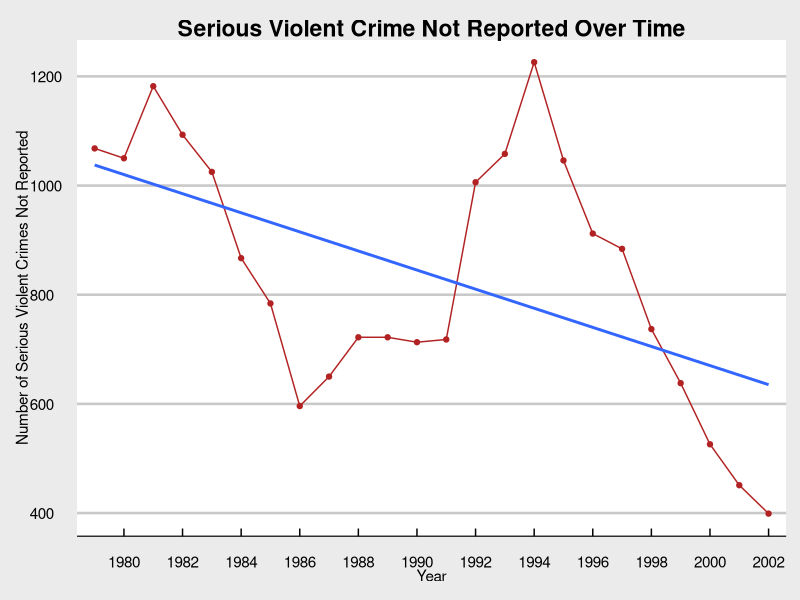
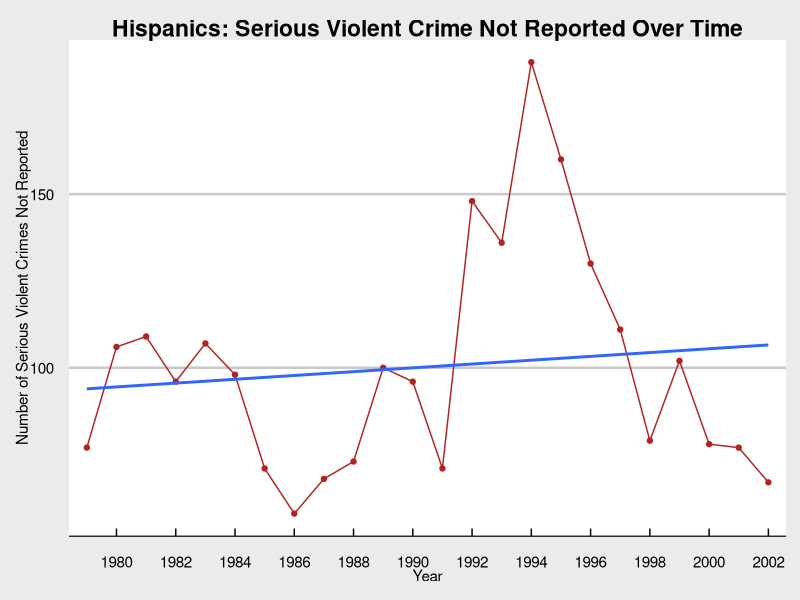
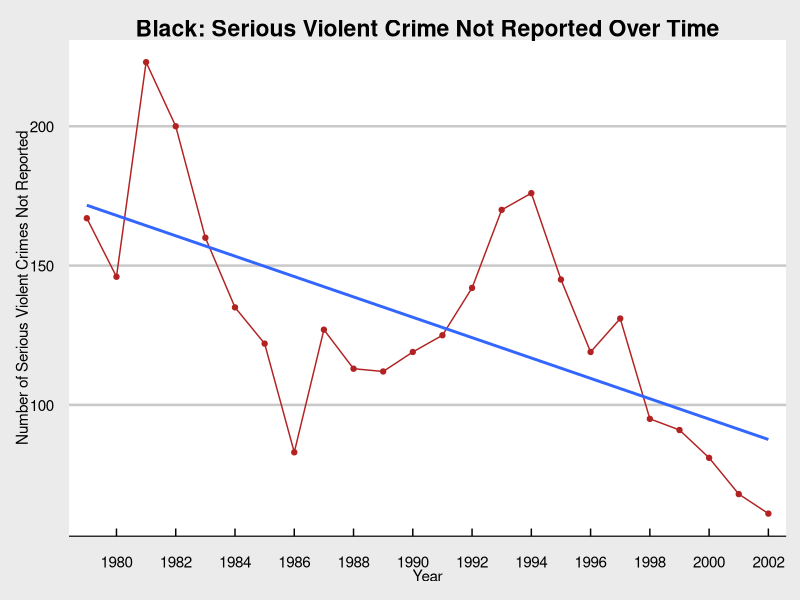
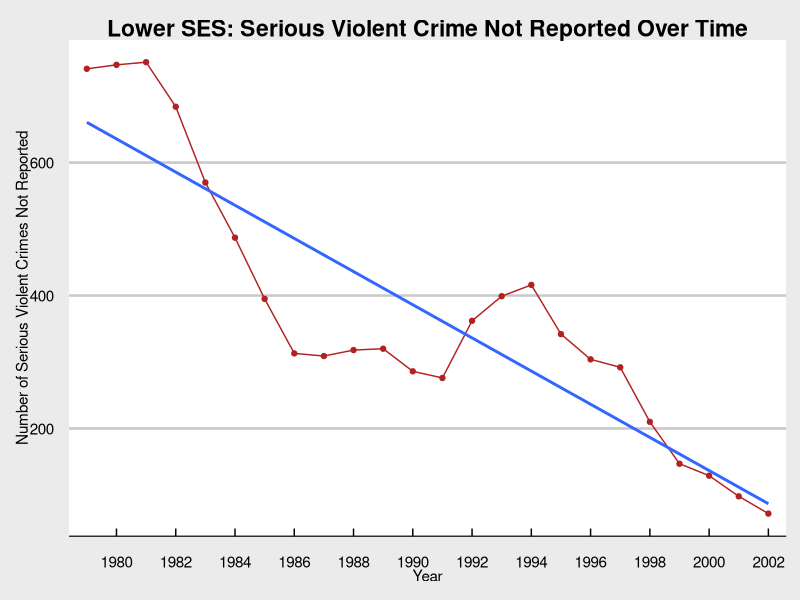
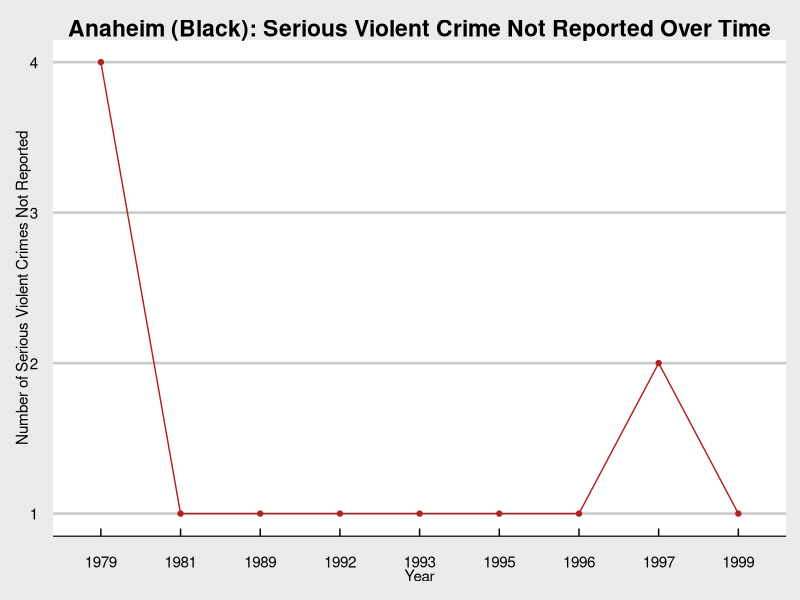
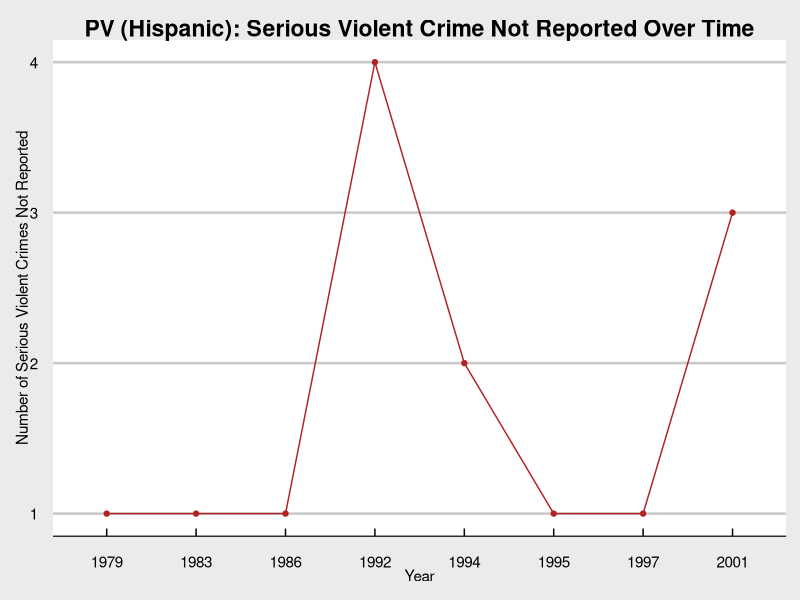

Here is the R script that generated these plots, in order:
## ---- chunk 1

#Set Working Directory to where you would like to pull the original data file from

setwd("C:/Users/ernes/Google Drive/PS239T/NCVS/ICPSR_04576/DS0002/")

#Good practice just to clean up environment before carrying on

rm(list=ls())

#Loading Libraries 

#Used for data visualization

library(ggplot2) 

#Loaded in order to use rename function

library(plyr)

#Used for data visualization, largely for aesthetic purposes/personal preference. 

library(ggthemes) 

## ---- chunk 2
#Loading Data Sets

#For more information on what these data sets contain please see "Part 3: Saving Cleaned Data" in the .rmd file "01_data-cleaning"

ncvs <- read.csv(file = "clean-ncvs.csv")

ncvs_income <- read.csv(file = "clean-ncvs-income.csv")

ncvs_black <- read.csv(file = "clean-ncvs-black.csv")

ncvs_hispanic <- read.csv(file = "clean-ncvs-hispanic.csv")

## ---- chunk 3

#First I created a seperate data set which included the number of serious crimes per year, I did this by using the data from a table then converting it to a data frame.

serious_plot <- table(ncvs$year)

serious_plot <- as.data.frame(serious_plot)

#Just for ease of use I renamed the variables so that they would make more sense. 'Year' is the years from 1979 to 2002 and 'serious' is the number of serious violent crimes not reported to the police

serious_plot <- rename(serious_plot, c("Var1" = "year", "Freq" = "serious"))


#Plot containing serious violent crimes not reported. I used ggplot and added some flair by adding color and a theme. I also added a regression line using geom_smooth in order to highlight the relationship overtime. 

#scale_x_discrete() is included in order to make the dates more presentable, initially I intended to space the x-axis ticks out more, however, since there were many dates I decided to only list every other year but data points for every year are still included. 

#I saved my plot under a name so that I could more easily save it in the end

plot_a <- ggplot(serious_plot, aes(year, serious, group = 1))+
            geom_line(color= "firebrick")+
            geom_point(color= "firebrick")+
            geom_smooth(method= "lm", se = FALSE)+
            theme_economist_white()+ #theme used to add aesthetic
            scale_x_discrete(breaks = c(1980, 1982, 1984, 1986, 1988, 1990, 1992, 1994, 1996, 1998, 2000, 2002)) +
            labs(x = "Year", y = "Number of Serious Violent Crimes Not Reported")+
            ggtitle("Serious Violent Crime Not Reported Over Time")+
            theme(plot.title = element_text(hjust=.5)) #used to center title

#View my plot

plot_a

#ncvs_reg refers to hispanic regression. This was done to see how strong the relationship is as plotted. The function glm refers to generalized linear models, for more information see https://www.statmethods.net/advstats/glm.html.

ncvs_reg <- glm(year ~ serious, data = serious_plot, family=binomial(link="logit"))

#Once I have glm set, I use the summary function in order to provide me with the p-value.
summary(ncvs_reg)

## ---- chunk 4

#Here is the plot for serious violent crime not reported among Hispanics. Since this was not under the race cataegory, it is important to note that some overlap can be found with other races.

his_plot <- table(ncvs_hispanic$year)
his_plot <- as.data.frame(his_plot)

his_plot <- rename(his_plot, c("Var1" = "year", "Freq" = "serious"))

plot_b <- ggplot(his_plot, aes(year, serious, group = 1))+
            geom_line(color= "firebrick")+
            geom_point(color= "firebrick")+
            geom_smooth(method= "lm", se = FALSE)+
            theme_economist_white()+
            scale_x_discrete(breaks = c(1980, 1982, 1984, 1986, 1988, 1990, 1992, 1994, 1996, 1998, 2000, 2002)) +
            labs(x = "Year", y = "Number of Serious Violent Crimes Not Reported")+
            ggtitle("Hispanics: Serious Violent Crime Not Reported Over Time")+
            theme(plot.title = element_text(hjust=.5))

#View plot

plot_b

#his_reg refers to hispanic regression. This was done to see how strong the relationship is as plotted. The function glm refers to generalized linear models, for more information see https://www.statmethods.net/advstats/glm.html.

his_reg <- glm(year ~ serious, data = his_plot, family=binomial(link="logit"))

#Once I have glm set, I use the summary function in order to provide me with the p-value.
summary(his_reg)

## ---- chunk 5
#Here is the plot for serious violent crime not reported among Blacks. It is important to note that some overlap can be found with those who fall under the category of Hispanic since the race and hispanic category are separate, in other words, someone can be Black and hispanic etc.

black_plot <- table(ncvs_black$year)
black_plot <- as.data.frame(black_plot)

black_plot <- rename(black_plot, c("Var1" = "year", "Freq" = "serious"))

plot_c <- ggplot(black_plot, aes(year, serious, group = 1))+
            geom_line(color= "firebrick")+
            geom_point(color= "firebrick")+
            geom_smooth(method= "lm", se = FALSE)+
            theme_economist_white()+
            scale_x_discrete(breaks = c(1980, 1982, 1984, 1986, 1988, 1990, 1992, 1994, 1996, 1998, 2000, 2002)) +
            labs(x = "Year", y = "Number of Serious Violent Crimes Not Reported")+
            ggtitle("Black: Serious Violent Crime Not Reported Over Time")+
            theme(plot.title = element_text(hjust=.5))

#View Plot
 
plot_c

#black_reg refers to black regression. This was done to see how strong the relationship is as plotted. The function glm refers to generalized linear models, for more information see https://www.statmethods.net/advstats/glm.html.

black_reg <- glm(year ~ serious, data = black_plot, family=binomial(link="logit"))

#Once I have glm set, I use the summary function in order to provide me with the p-value.
summary(black_reg)
## ---- chunk 6
#Here is the plot for serious violent crime not reported among individuals coming from low income households. The processes below are almost identitical to the plots provided above. 

income_plot <- table(ncvs_income$year)
income_plot <- as.data.frame(income_plot)

income_plot <- rename(income_plot, c("Var1" = "year", "Freq" = "serious"))

plot_d <- ggplot(income_plot, aes(year, serious, group = 1))+
            geom_line(color= "firebrick")+
            geom_point(color= "firebrick")+
            geom_smooth(method= "lm", se = FALSE)+
            theme_economist_white()+
            scale_x_discrete(breaks = c(1980, 1982, 1984, 1986, 1988, 1990, 1992, 1994, 1996, 1998, 2000, 2002)) +
            labs(x = "Year", y = "Number of Serious Violent Crimes Not Reported")+
            ggtitle("Lower SES: Serious Violent Crime Not Reported Over Time")+
            theme(plot.title = element_text(hjust=.5))

#View Plot

plot_d

#income_reg refers to income regression. This was done to see how strong the relationship is as plotted. The function glm refers to generalized linear models, for more information see https://www.statmethods.net/advstats/glm.html.

income_reg <- glm(year ~ serious, data = income_plot, family=binomial(link="logit"))

#Once I have glm set, I use the summary function in order to provide me with the p-value.
summary(income_reg)
## ---- chunk 7
#Black Anaheim Plot

#Subset for only Anaheim MSA
ncvs_anaheim <- subset(ncvs_black, MSACC == 01)

#Create table and convert to data frame in order to plot the number of violent crimes not reported in Anaheim every year between 1979-2002

anaheim_plot <- table(ncvs_anaheim$year)
anaheim_plot <- as.data.frame(anaheim_plot)

anaheim_plot <- rename(anaheim_plot, c("Var1" = "year", "Freq" = "serious"))

#ggplot results, the scale_x_discrete() function was not included here as it was in previous charts because I wanted to highlight that data was only available for certain years given that no samples existed for certain years such as 1980 and 2000.

plot_e <- ggplot(anaheim_plot, aes(year, serious, group = 1))+
            geom_line(color= "firebrick")+
            geom_point(color= "firebrick")+
            theme_economist_white()+
            labs(x = "Year", y = "Number of Serious Violent Crimes Not Reported")+
            ggtitle("Anaheim (Black): Serious Violent Crime Not Reported Over Time")+
            theme(plot.title = element_text(hjust=.5))
#View Plot

plot_e

## ---- chunk 8
#Hispanic Portland-Vancouver (PV) Plot

#Subset for only Portland/Vancouver MSA
ncvs_portland <- subset(ncvs_hispanic, MSACC == 29)

#Create table and convert to data frame in order to plot the number of violent crimes not reported in Portland/Vancouver every year between 1979-2002

pv_plot <- table(ncvs_portland$year)
pv_plot <- as.data.frame(pv_plot)

pv_plot <- rename(pv_plot, c("Var1" = "year", "Freq" = "serious"))

#ggplot results, the scale_x_discrete() function was not included here as it was in previous charts because I wanted to highlight that data was only available for certain years given that no samples existed for certain years such as 1993 and 2002.

plot_f <-ggplot(pv_plot, aes(year, serious, group = 1))+
          geom_line(color= "firebrick")+
          geom_point(color= "firebrick")+
          theme_economist_white()+
          labs(x = "Year", y = "Number of Serious Violent Crimes Not Reported")+
          ggtitle("PV (Hispanic): Serious Violent Crime Not Reported Over Time")+
          theme(plot.title = element_text(hjust=.5))

#view Plot

plot_f
## ---- chunk 9

#Low SES Sample Size Test

#Here I used the Portland/Vancouver example once again just as an example

#Subset for only Portland/Vancouver MSA

income_pv <- subset(ncvs_income, MSACC == 29)

#Create table in order to get a better idea of data available

table(income_pv$year)

## ---- chunk 10

#Save my plot into file, should go to wherever working directory is set.

#NCVS plot containing serious violent crime

ggsave(filename="ncvs_plot.jpg", plot=plot_a)

#Hispanic ncvs plot

ggsave(filename="hispanic_plot.jpg", plot=plot_b)

#Black ncvs plot

ggsave(filename="black_plot.jpg", plot=plot_c)

#Low SES ncvs plot

ggsave(filename="low_ses_plot.jpg", plot=plot_d)

#Below are the two plots checking sample sizes for the two groups

ggsave(filename="black_anaheim_plot.jpg", plot=plot_e)

ggsave(filename="hispanic_pv_plot.jpg", plot=plot_f)

